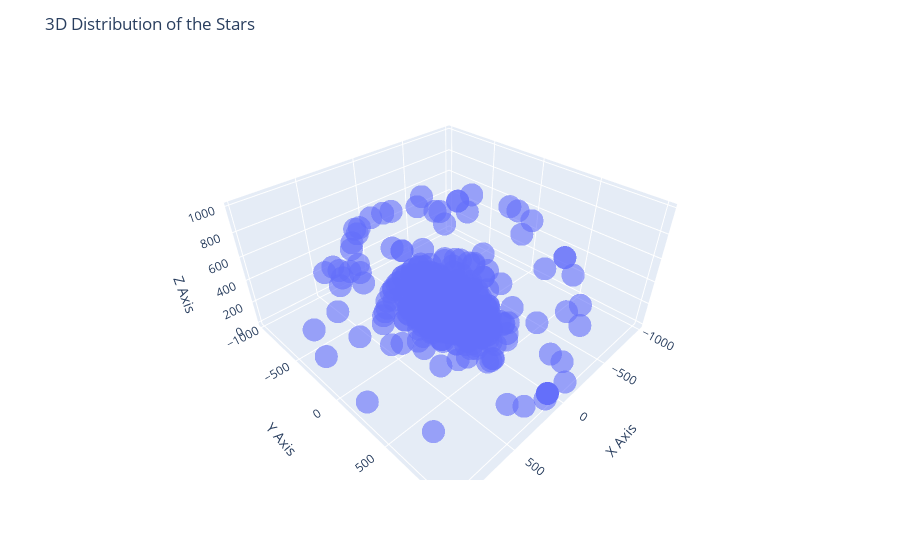

Here is the notebook cell this chart was saved with:
### Markdown cell above
#### 7. Use Plotly to obtain the 3-D distribution of the stars.

### Code cell
import plotly.express as px

fig = px.scatter_3d(data_frame = df, x = 'x', y = 'y', z = 'z', opacity = 0.6)

fig.update_layout(
    scene = dict(
        xaxis_title = 'X Axis',
        yaxis_title = 'Y Axis',
        zaxis_title = 'Z Axis',
    ),
    title = '3D Distribution of the Stars'
)

fig.show()

### Figure 1 — Plotly figure (JSON) as saved in the notebook; plotly's stock layout.template omitted (floating-point values rounded to 4 significant figures; data arrays with more than 128 entries replaced by an {"elided": "..."} marker saying what was removed)
{"data": [{"hovertemplate": "x=%{x}<br>y=%{y}<br>z=%{z}<extra></extra>", "legendgroup": "", "marker": {"color": "#636efa", "opacity": 0.6, "symbol": "circle"}, "mode": "markers", "name": "", "scene": "scene", "showlegend": false, "type": "scatter3d", "x": {"elided": "3289 float values"}, "y": {"elided": "3289 float values"}, "z": {"elided": "3289 float values"}}], "layout": {"legend": {"tracegroupgap": 0}, "margin": {"t": 60}, "scene": {"domain": {"x": [0, 1], "y": [0, 1]}, "xaxis": {"title": {"text": "X Axis"}}, "yaxis": {"title": {"text": "Y Axis"}}, "zaxis": {"title": {"text": "Z Axis"}}}, "title": {"text": "3D Distribution of the Stars"}}}
